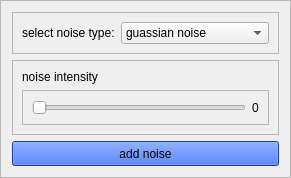
            <widget class="QFrame" name="frame_3">
             <property name="sizePolicy">
              <sizepolicy hsizetype="Preferred" vsizetype="Preferred">
               <horstretch>0</horstretch>
               <verstretch>0</verstretch>
              </sizepolicy>
             </property>
             <property name="frameShape">
              <enum>QFrame::StyledPanel</enum>
             </property>
             <property name="frameShadow">
              <enum>QFrame::Raised</enum>
             </property>
             <layout class="QVBoxLayout" name="verticalLayout_4">
              <item>
               <widget class="QFrame" name="frame_14">
                <property name="frameShape">
                 <enum>QFrame::StyledPanel</enum>
                </property>
                <property name="frameShadow">
                 <enum>QFrame::Raised</enum>
                </property>
                <layout class="QHBoxLayout" name="horizontalLayout_3">
                 <item>
                  <widget class="QLabel" name="label_2">
                   <property name="maximumSize">
                    <size>
                     <width>16777215</width>
                     <height>35</height>
                    </size>
                   </property>
                   <property name="text">
                    <string>select noise type:</string>
                   </property>
                  </widget>
                 </item>
                 <item>
                  <widget class="QComboBox" name="noise_type_combo">
                   <property name="currentText">
                    <string>guassian noise</string>
                   </property>
                   <item>
                    <property name="text">
                     <string>guassian noise</string>
                    </property>
                   </item>
                   <item>
                    <property name="text">
                     <string>salt and pepper noise</string>
                    </property>
                   </item>
                   <item>
                    <property name="text">
                     <string>uniform noise</string>
                    </property>
                   </item>
                  </widget>
                 </item>
                </layout>
               </widget>
              </item>
              <item>
               <widget class="QFrame" name="frame_11">
                <property name="frameShape">
                 <enum>QFrame::StyledPanel</enum>
                </property>
                <property name="frameShadow">
                 <enum>QFrame::Raised</enum>
                </property>
                <layout class="QVBoxLayout" name="verticalLayout_11">
                 <item>
                  <widget class="QLabel" name="label_6">
                   <property name="text">
                    <string>noise intensity</string>
                   </property>
                  </widget>
                 </item>
                 <item>
                  <widget class="QFrame" name="frame_12">
                   <property name="frameShape">
                    <enum>QFrame::StyledPanel</enum>
                   </property>
                   <property name="frameShadow">
                    <enum>QFrame::Raised</enum>
                   </property>
                   <layout class="QHBoxLayout" name="horizontalLayout_2">
                    <item>
                     <widget class="QSlider" name="noise_intensity_slider">
                      <property name="orientation">
                       <enum>Qt::Horizontal</enum>
                      </property>
                     </widget>
                    </item>
                    <item>
                     <widget class="QLabel" name="noise_intensity_label">
                      <property name="text">
                       <string>0</string>
                      </property>
                     </widget>
                    </item>
                   </layout>
                  </widget>
                 </item>
                </layout>
               </widget>
              </item>
              <item>
               <widget class="QPushButton" name="apply_noise_btn">
                <property name="minimumSize">
                 <size>
                  <width>0</width>
                  <height>25</height>
                 </size>
                </property>
                <property name="styleSheet">
                 <string notr="true">background-color: rgb(31, 87, 231);
border-color: rgb(0, 0, 127);</string>
                </property>
                <property name="text">
                 <string>add noise</string>
                </property>
               </widget>
              </item>
             </layout>
            </widget>
